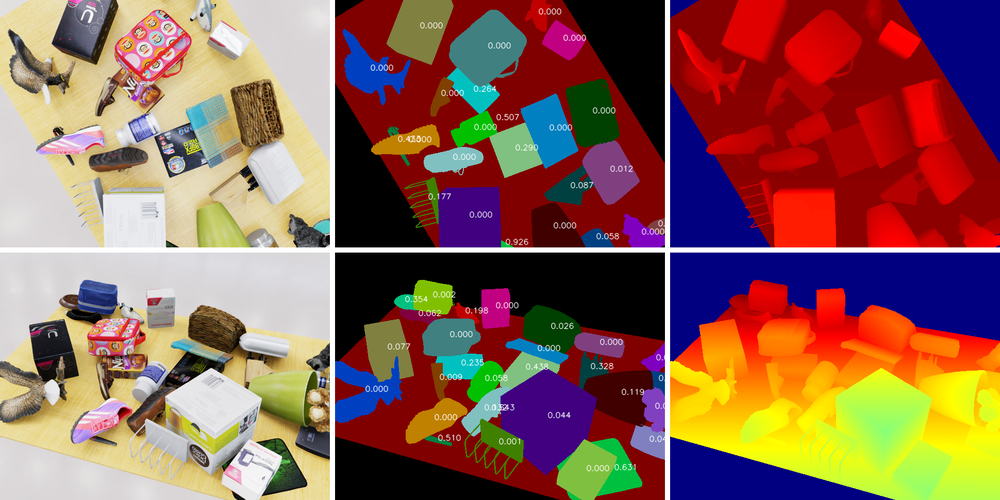
#> input picture assets/train_data_vis.png, 1000 x 500 px, shrunk from 1940 x 970 before the run
$ python create_needle_mask.py --image assets/train_data_vis.png
#> lines starting #> are read from the running program, lines starting #| are printed output that depends on the picture; after the words box and inside, x2 and y2 are one past the last pixel; in counts of white or black regions, pixels touching at a corner belong together
import os
import argparse
import cv2
import numpy as np


def parse_roi(roi_str):
    if roi_str is None:
        return None
    vals = [int(v) for v in roi_str.replace(",", " ").split()]
    if len(vals) != 4:
        raise ValueError("ROI must be four integers: x1 y1 x2 y2")
    return vals


def main():
    parser = argparse.ArgumentParser()
    parser.add_argument(
        "--image",
        type=str,
        default="/home/xsun97/FoundationPose/AMBF_data/rgb/cameraR_000000_1777481066520966144.png",
    )
    parser.add_argument(
        "--out_dir",
        type=str,
        default="/home/xsun97/FoundationPose/AMBF_data/mask",
    )
    parser.add_argument(
        "--roi",
        type=str,
        default=None,
        help="Optional ROI: x1 y1 x2 y2. Example: --roi '430 120 640 420'",
    )
    parser.add_argument("--s_max", type=int, default=80)
    parser.add_argument("--v_min", type=int, default=145)
    parser.add_argument("--min_area", type=int, default=20)
    args = parser.parse_args()

    os.makedirs(args.out_dir, exist_ok=True)

    img_bgr = cv2.imread(args.image, cv2.IMREAD_COLOR)
#> img_bgr is the input picture: shape (500, 1000, 3); mean B, G, R 83.8, 96.3, 139.1
    if img_bgr is None:
        raise FileNotFoundError(f"Could not read image: {args.image}")

    H, W = img_bgr.shape[:2]
#> H = 500; W = 1000

    hsv = cv2.cvtColor(img_bgr, cv2.COLOR_BGR2HSV)
#> hsv: shape (500, 1000, 3); mean H, S, V 51.2, 155.2, 162.8

    # White needle mask:
    # white / light gray usually has low saturation and high value.
    lower_white = np.array([0, 0, args.v_min], dtype=np.uint8)
    upper_white = np.array([179, args.s_max, 255], dtype=np.uint8)
    mask = cv2.inRange(hsv, lower_white, upper_white)
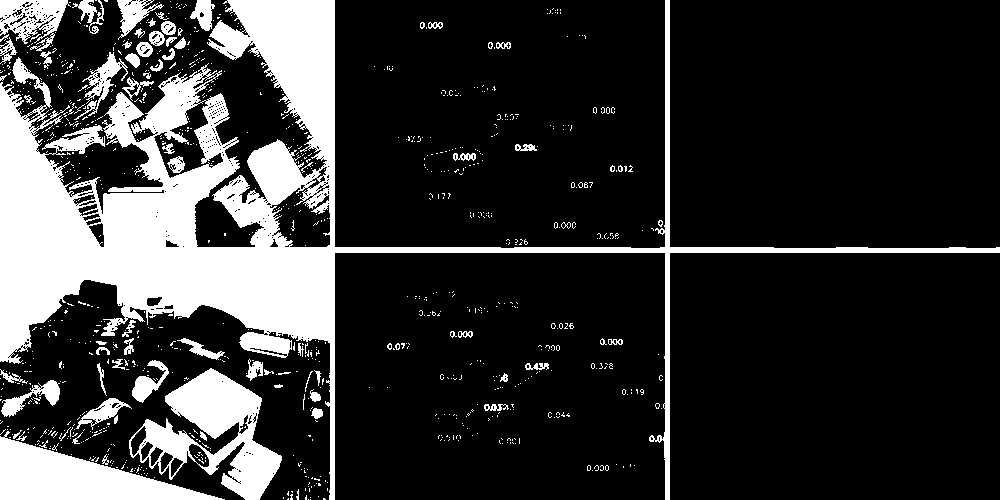
#> mask: shape (500, 1000); 20.3% white; 978 white regions (899 under 20 px), largest, box (x1, y1, x2, y2) and area: (0, 0, 1000, 500) 72386, (129, 368, 282, 500) 8448, (0, 431, 225, 500) 7247

    # Optional ROI to avoid picking up unrelated bright regions.
    roi = parse_roi(args.roi)
    if roi is not None:
        x1, y1, x2, y2 = roi
        x1 = max(0, min(W, x1))
        x2 = max(0, min(W, x2))
        y1 = max(0, min(H, y1))
        y2 = max(0, min(H, y2))

        roi_mask = np.zeros_like(mask)
        roi_mask[y1:y2, x1:x2] = 255
        mask = cv2.bitwise_and(mask, roi_mask)

    # Clean mask.
    kernel_small = np.ones((3, 3), np.uint8)
    kernel_close = np.ones((5, 5), np.uint8)

    mask = cv2.morphologyEx(mask, cv2.MORPH_OPEN, kernel_small, iterations=1)
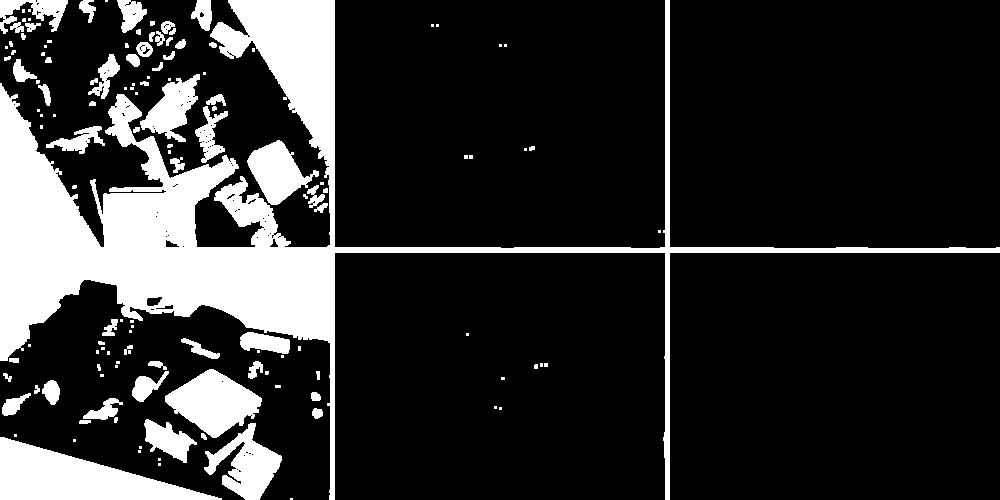
#> mask: shape (500, 1000); 18.3% white; 135 white regions (67 under 20 px), largest, box (x1, y1, x2, y2) and area: (0, 0, 1000, 500) 61225, (0, 437, 222, 500) 7226, (165, 369, 262, 438) 3864
    mask = cv2.morphologyEx(mask, cv2.MORPH_CLOSE, kernel_close, iterations=2)
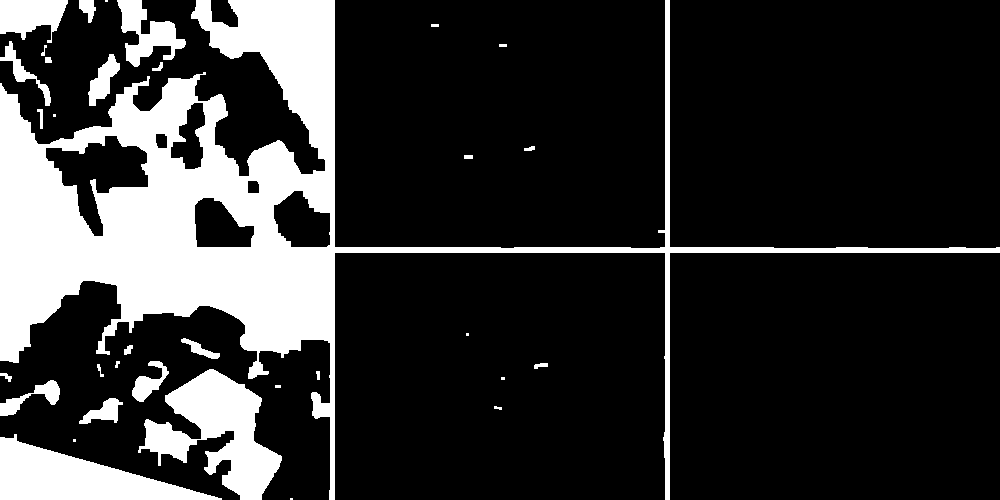
#> mask: shape (500, 1000); 19.9% white; 34 white regions (7 under 20 px), largest, box (x1, y1, x2, y2) and area: (0, 0, 1000, 500) 74892, (138, 369, 282, 500) 8640, (0, 434, 222, 500) 7255

    # Remove tiny components.
    num_labels, labels, stats, _ = cv2.connectedComponentsWithStats(mask, connectivity=8)
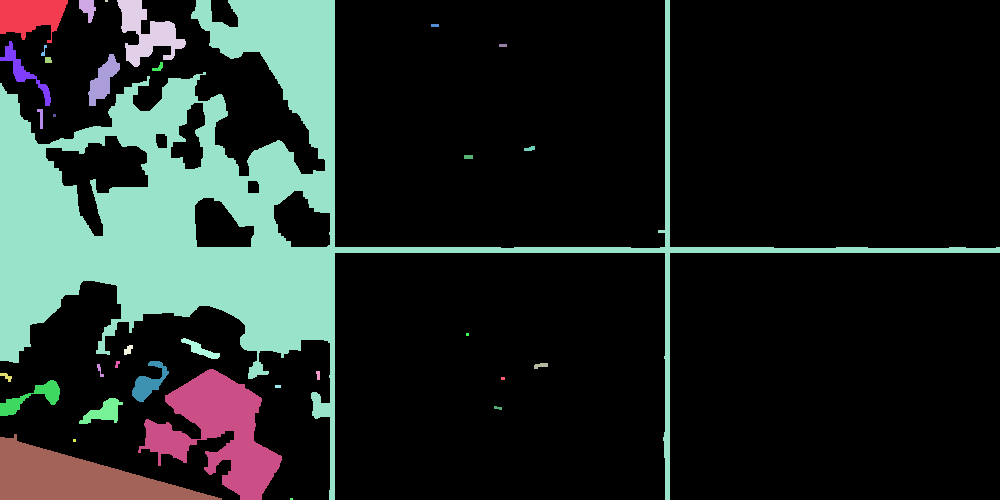
#> labels: shape (500, 1000) int32; 35 distinct labels, from 0 to 34; one colour per label, 0 black
#> num_labels = 35; stats = 35 rows, first 6: [0, 0, 1000, 500, 400622], [0, 0, 68, 43, 1962], [79, 0, 17, 23, 238], [105, 0, 3, 2, 6], [117, 0, 69, 67, 2079], [0, 0, 1000, 500, 74892]
    clean = np.zeros_like(mask)

    for label in range(1, num_labels):
        area = stats[label, cv2.CC_STAT_AREA]
        if area >= args.min_area:
            clean[labels == label] = 255
#> this loop made 34 passes
#> area on passes 1, 2, 4, 5, 6, 7, 8, 9, 10, 11, 12, 13: 1962, 238, 2079, 74892, 24, 648, 28, 24, 787, 39, 50, 69

    mask = clean

    # Save binary mask.
    mask_path = os.path.join(args.out_dir, "needle_mask.png")
    cv2.imwrite(mask_path, mask)

    # Save masked needle crop/result.
    needle_only = cv2.bitwise_and(img_bgr, img_bgr, mask=mask)
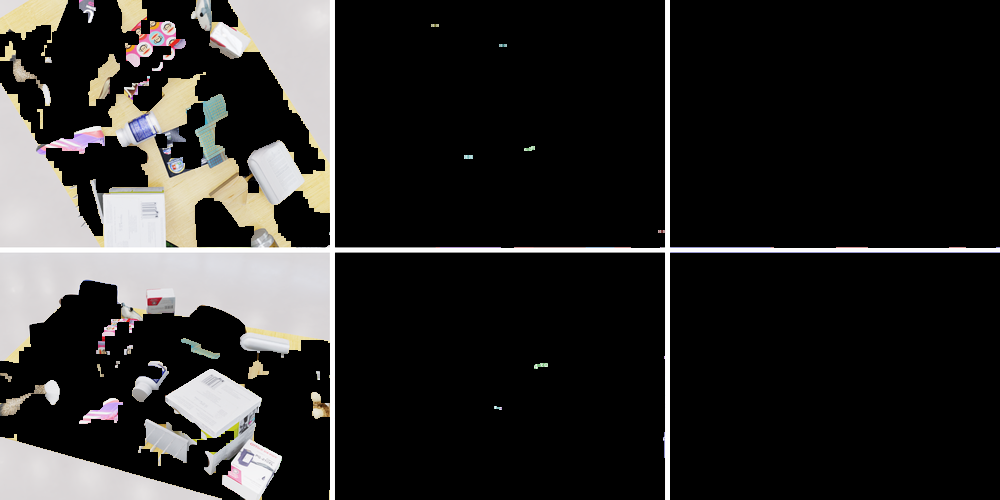
#> needle_only: shape (500, 1000, 3); mean B, G, R 41, 42.1, 43.2
    needle_only_path = os.path.join(args.out_dir, "needle_only.png")
    cv2.imwrite(needle_only_path, needle_only)

    # Save overlay for checking.
    overlay = img_bgr.copy()
    overlay[mask > 0] = (0, 255, 0)
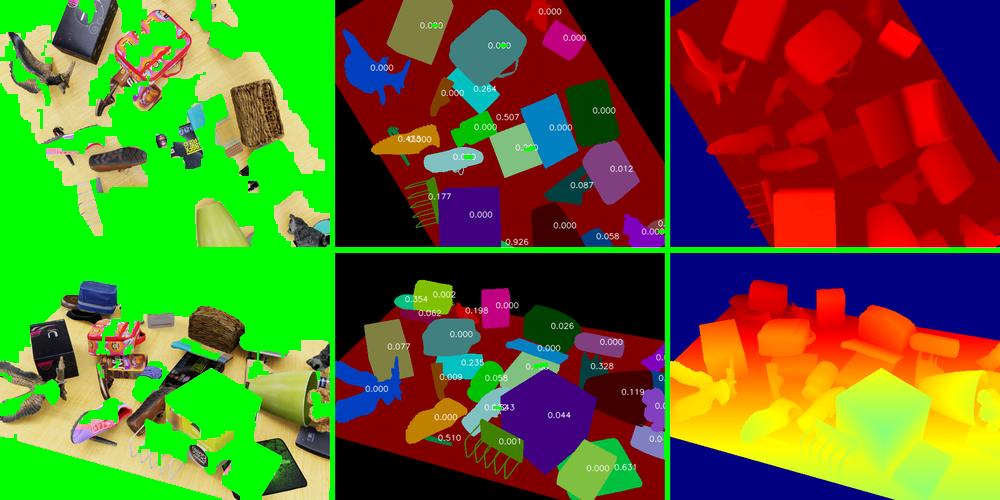
#> overlay: shape (500, 1000, 3); 19.86% of pixels changed, all inside (x1, y1, x2, y2) = (0, 0, 1000, 500)
    blended = cv2.addWeighted(img_bgr, 0.7, overlay, 0.3, 0)
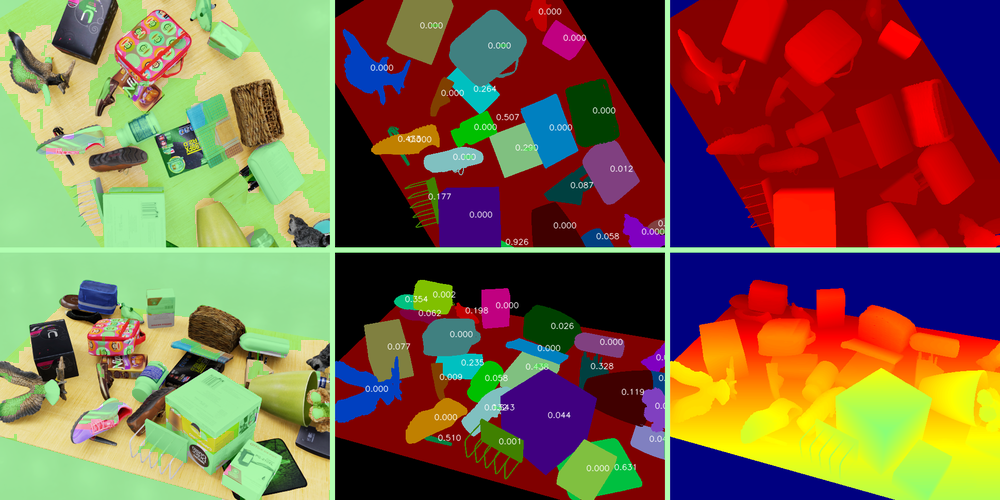
#> blended: shape (500, 1000, 3); mean B, G, R 71.5, 98.8, 126.1

    overlay_path = os.path.join(args.out_dir, "needle_mask_overlay.png")
    cv2.imwrite(overlay_path, blended)

    print(f"Saved binary mask: {mask_path}")
    print(f"Saved needle-only image: {needle_only_path}")
    print(f"Saved overlay image: {overlay_path}")
    print(f"Mask pixels: {np.count_nonzero(mask)}")
#| Mask pixels: 99309


if __name__ == "__main__":
    main()
